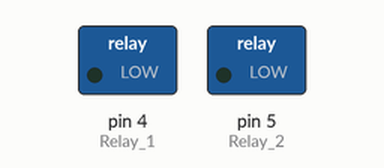
A sketch run on a simulated Arduino Uno, built with avr-gcc and run on an emulated ATmega328P. Parts: switched loads named in the sketch (green lamp = pin HIGH). The ROS host is connected and sends only what is stated.

Above: at 1.0 s.
At 3.0 s:
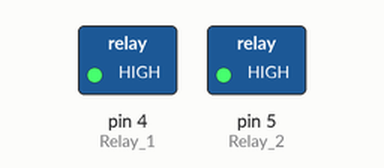
Timing chart, 0 to 5.2 s (numbered marks = the images above):
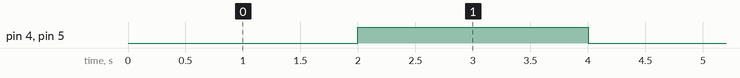

Measured:
- by itself, pin 4 (Relay_1), pin 5 (Relay_2): alternates HIGH for 2.0 s and LOW for 2.0 s

The sketch:

two_channel_relay_test.ino
```cpp
/************************************************
 Name：_2_channel_relay
 Description: control the 2 channel relay module to ON or OFF
 Website: www.handsontec.com
 Email: techsupport@handsontec.com
*****************************************************/

#include <ros.h>
#include <std_msgs/Int32.h>

std_msgs::Int32 test;

ros::NodeHandle nh;
ros::Publisher p("my_topic", &test);

//the relays connect to
int IN1 = 4;
int IN2 = 5;
#define ON 0
#define OFF 1
#define Relay_1 4
#define Relay_2 5

void setup()
{
   digitalWrite(IN1, OFF);
   digitalWrite(IN2, OFF);
   pinMode(Relay_1, OUTPUT);
   pinMode(Relay_2, OUTPUT);
   nh.initNode();
   nh.advertise(p);
}


void loop() {
   digitalWrite(IN1, ON);
   digitalWrite(IN2, ON);
   delay(2000);//delay 2s
   digitalWrite(IN1, OFF);
   digitalWrite(IN2, OFF);
   delay(2000);//delay 2s
   test.data = 100;
   p.publish(&test);
   nh.spinOnce();
}
```
